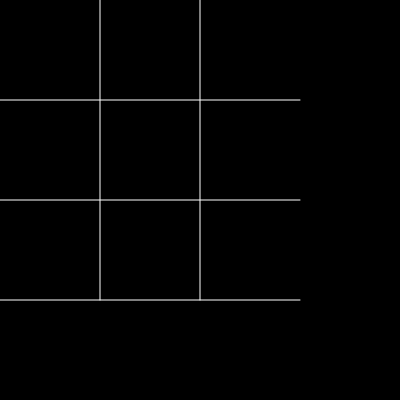
Frame 1 (no input)
Frame 60 (no input): identical to frame 1, image omitted
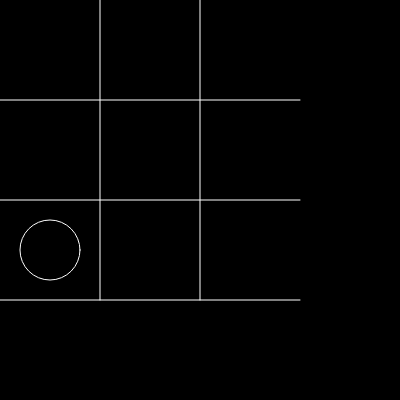
Frame 120 (the mouse pressed at the canvas centre since frame 60)

The p5.js sketch that drew these frames (run headless with seeded random() and noise() and a simulated clock; from frame 60 on, the mouse is pressed at the canvas centre):

// p5.js sketch
// ── sketch.js
var board = [
  ['', '', ''],
  ['', '', ''],
  ['', '', '']
]

var available = [];
var activate_x = false;
var someoneWon = false;

function setup() {
  createCanvas(400, 400);
  background(200);
  for (var i = 0; i < 3; i++) {
    for (var j = 0; j < 3; j++) {
      available.push([i, j]);
    }
  }
}

function draw() {
  background(0);
  stroke(255);
  line(0, 100, 300, 100);
  line(0, 200, 300, 200);
  line(100, 0, 100, 300);
  line(200, 0, 200, 300);
  line(0, 300, 300, 300);
  for (var i = 0; i < board.length; i++) {
      for (var j = 0; j < board[i].length; j++) {
        if (board[i][j] === 'X') {
          line(20+100*j, 20+100*i, 80+100*j, 80+100*i);
          line(80+100*j, 20+100*i, 20+100*j, 80+100*i);
        } else if (board[i][j] === 'O') {
          ellipse(50+100*j, 50+100*i, 60, 60);
        }
      }
  }
  fill(0);
  textSize(30);
  var winner = getWinner();
  if (winner != "Unentschieden") {
    text("Winner: " + winner[0], 80, 350);
    var gw1 = winner[1];
    var gw2 = winner[2];
    var richtung = winner[3];
    strokeWeight(6);
    if (richtung == "dv") {
      line(20, 20, 280, 280);
    } else if (richtung == "dr") {
      line(280, 20, 20, 280);
    } else if (richtung == "h") {  // horizontal
      line(20, 50+100*gw1, 80+200, 50+100*gw1);
    } else if (richtung == "v") {  // vertikal
      line(50+100*gw2, 20, 50+100*gw2, 80+200);
    }
    someoneWon = true;
    noLoop();
    print("bazzz");
  } else if (isFullyOccupied(board)) {
    text(winner, 80, 350);
    someoneWon = true;
    noLoop();
  }
}

function mousePressed() {
  if (!someoneWon) {
    if (available.length > 0) {
      do {
        var random_x = floor(random() * 3);
        var random_y = floor(random() * 3);
      } while (board[random_x][random_y] != '');
      if (activate_x) {
        board[random_x][random_y] = 'X';
        activate_x = false;
      } else {
        board[random_x][random_y] = 'O';
        activate_x = true;
      }
      available.splice(itemIsInArray(available, [random_x, random_y]), 1);
    }
  }
}

function getWinner() {
  for (var i = 0; i < board.length; i++) {
    for (var j = 0; j < board[i].length; j++) {
      if (equals3(board[i][j], board[i][(j + 1) % 3], board[i][(j + 2) % 3])) {
        return [board[i][j], i, j, "h"];
      } else if (equals3(board[i][j], board[(i + 1) % 3][j], board[(i + 2) % 3][j])) {
        return [board[i][j], i, j, "v"];
      } else if (equals3(board[0][0], board[1][1], board[2][2])) {
        return [board[0][0], 0, 2, "dv"]; // diagonal vorwaerts
      } else if (equals3(board[0][2], board[1][1], board[2][0])) {
        return [board[0][2], 0, 2, "dr"]; // diagonal rueckwarts
      }
    }
  }
  return "Unentschieden";
}

function isFullyOccupied(board) {
  for(var i =0; i<board.length; i++) {
    for(var j=0; j<board[i].length; j++) {
      if (board[i][j] === '') {
          return false;
      }
    }
  }
  return true;
}
// gibt true zurueck wenn a,b und c gleich sind
function equals3(a, b, c) {
  return (a == b && b == c && a == c && a != "");
}

// gibt index zurueck an dem item in array ist
function itemIsInArray(array, item) {
  for (var i = 0; i < array.length; i++) {
    if ((array[i][0] == item[0]) && (array[i][1] == item[1])) {
      return i;
    }
  }
}
